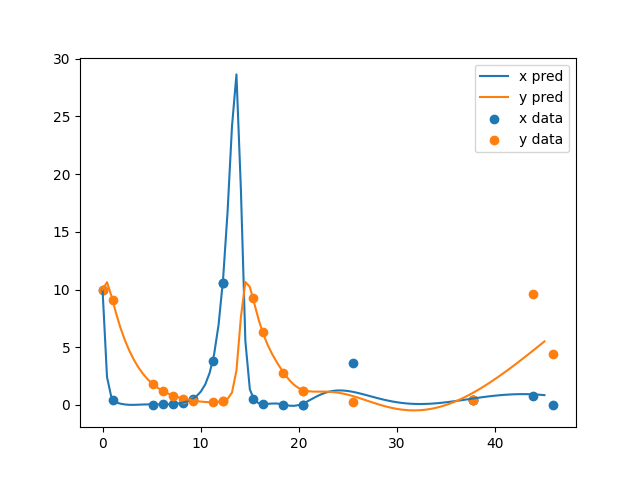

Recreate this plot in Python.
import numpy as np
from scipy.integrate import odeint
import matplotlib.pyplot as plt

import torch
from torch.autograd import grad
import torch.nn as nn
from numpy import genfromtxt
import torch.optim as optim
import matplotlib.pyplot as plt
import torch.nn.functional as F


class Neural_net(torch.nn.Module):
    def __init__(self, n_in = 1, n_out =1):
        super(Neural_net, self).__init__()

        self.tanh = torch.nn.Tanh()

        self.layer1 = torch.nn.Linear(n_in,20)
        self.layer2 = torch.nn.Linear(20,20)
        self.layer3 = torch.nn.Linear(20,20)
        self.layer_out = torch.nn.Linear(20,n_out)

    def forward(self, x):
        x = self.layer1(x)
        x = self.tanh(x)
        x = self.layer2(x)
        x = self.tanh(x)
        x = self.layer3(x)
        x = self.tanh(x)
        x = self.layer_out(x)

        return x
    
class predprey_pinn: 

    def __init__(self, epochs, data, c0):
        self.epochs = epochs
        torch.manual_seed(0)
        # Two output because I predict prey and predator (x and y)
        self.model = Neural_net(n_out=2)
        
        # These 100 points are used for the loss function related to the differential equation
        self.domain = torch.linspace(0,int(max(data[0])),100, requires_grad=True).reshape(-1,1)

        self.lbfgs_optimizer = torch.optim.LBFGS(params = self.model.parameters(), lr = 0.001, max_iter = 500)
        self.adam_optimizer = torch.optim.Adam(params = self.model.parameters(), lr = 0.0001)

        # Define the parameters of the lotka volterra model
        self.alpha = 1.1
        self.beta = 0.4
        self.delta = 0.1
        self.gamma = 0.4

        # Extract the data from the structure
        # It is organized as follows: [time, prey, predator]
        self.t_dat = torch.tensor(data[0], dtype=torch.float).reshape(-1,1)
        self.x_dat = torch.tensor(data[1],dtype=torch.float)
        self.y_dat = torch.tensor(data[2], dtype=torch.float)

        # Compute the max and min of the data to normalize them
        self.maxes = {}
        self.mins = {}
        for id,d in enumerate((self.x_dat, self.y_dat)):
            self.maxes[id] = max(d)
            self.mins[id] = min(d)
        
        # Normalize the data
        self.x_norm = self.normalize(0, self.x_dat)
        self.y_norm = self.normalize(1, self.y_dat)

        # Normalize the initial condition
        x0 = self.normalize(0,c0[0])
        y0 = self.normalize(1,c0[1])
        
        # Define the initial condition tensor
        self.c0 = torch.tensor([x0,y0], dtype = torch.float)


    def normalize(self, id, unnormed):
        """normalize the data

        Args:
            id (int): index of the data
            unnormed (tensor): data to normalize 

        Returns:
            tensor: normalized data
        """
        return (unnormed - self.mins[id])/(self.maxes[id]- self.mins[id])

    def un_normalize(self, id, normed):
        """unnormalize the data
        
        Args:
            id (int): index of the data
            normed (tensor): data to unnormalize
            
        Returns:
            tensor: unnormalized data
        """
        return normed*(self.maxes[id] -self.mins[id])+ self.mins[id]

        
    def wrap_grad(self, f,x):
        """Compute the gradient of f with respect to x

        Args:
            f (tensor): function to differentiate
            x (tensor): variable of differentiation

        Returns:
            tensor: gradient of f with respect to x
        """
        return torch.autograd.grad(f,x,
        grad_outputs=torch.ones_like(x),
        retain_graph=True,
        create_graph=True)[0]

    def de_loss(self):
        """Compute the loss related to the differential equation
        
        Returns:
            tensor: loss related to the differential equation
        
        """
        
        # Execute the inference on the domain (timeseries)
        pred = self.model(self.domain)
        x,y = (d.reshape(-1,1) for d in torch.unbind(pred, dim =1))
        
        # Differentiate the output of the model with respect to the domain
        dx = self.wrap_grad(x, self.domain)
        dy = self.wrap_grad(y, self.domain)

        # Unnormalize the data
        x = self.un_normalize(0,x)
        y = self.un_normalize(1,y)

        # Compute the loss related to the differential equations and the initial condition
        ls0 = torch.mean((dx - (self.alpha*x -self.beta*x*y)/(self.maxes[0]-self.mins[0]) )**2)
        ls1 = torch.mean((dy -(self.delta*x*y - y*self.gamma)/(self.maxes[1]-self.mins[1]))**2)
        ic = torch.mean((self.c0-pred[0])**2)
        
        return ls0 + ls1 + ic
    
    def data_loss(self):
        """Compute the loss (mean squared error) related to the data
        
        Returns:
            tensor: loss related to the data
        """
        
        x,y = torch.unbind(self.model(self.t_dat), dim = 1)
        z1 = torch.mean((x - self.x_norm)**2)
        z2 = torch.mean((y- self.y_norm)**2)
        return z1 + z2
    
    def data_loss_more_points(self, data):
        """Compute the loss (mean squared error) related to different data than the one used for the training
        
        Args:
            data (list): list of data [time, prey, predator]
        
        Returns:
            tensor: loss related to the data
        
        """
        def normalize(id, unnormed, mins, maxes):
            return (unnormed - mins[id])/(maxes[id]-mins[id])
        
        def un_normalize(id, normed, mins, maxes):
            return normed*(maxes[id] - mins[id])+ mins[id]
        
        t_dat = torch.tensor(data[0], dtype=torch.float).reshape(-1,1)
        x_dat = torch.tensor(data[1],dtype=torch.float)
        y_dat = torch.tensor(data[2], dtype=torch.float )
        
        maxes = {}
        mins = {}
        for id,d in enumerate((x_dat, y_dat)):
            maxes[id] = max(d)
            mins[id] = min(d)
        x_norm = normalize(0, x_dat, mins, maxes)
        y_norm = normalize(1, y_dat, mins, maxes) 
        
        # Infer the model
        x,y = torch.unbind(self.model(t_dat), dim = 1) 
        z1 = torch.mean((x - x_norm)**2)
        z2 = torch.mean((y- y_norm)**2)
        
        # Plot the predictions
        x = un_normalize(0,x, mins, maxes)
        y = un_normalize(1,y, mins, maxes)
        plt.plot(t_dat.detach(), x.detach(), label = 'x pred')
        plt.plot(t_dat.detach(), y.detach(), label = 'y pred')

        plt.scatter(t_dat.detach(), x_dat, label = 'x data')
        plt.scatter(t_dat.detach(), y_dat, label = 'y data' )
        plt.legend()
        plt.savefig("pred_prey/pinn_pred.png")
        plt.close()
        return z1 + z2 

    def combined_loss(self):
        return self.de_loss() + self.data_loss()
    
    
    def plot_preds(self):
        x,y = torch.unbind(self.model(self.domain), dim = 1)
        x = self.un_normalize(0,x)
        y = self.un_normalize(1,y)
        plt.plot(self.domain.detach(), x.detach(), label = 'x pred')
        plt.plot(self.domain.detach(), y.detach(), label = 'y pred')

        plt.scatter(self.t_dat.detach(), self.x_dat, label = 'x data')
        plt.scatter(self.t_dat.detach(),self.y_dat, label = 'y data' )
        plt.legend()
        plt.savefig("pred_prey/pinn.png")
        plt.close()
       


    def lbfgs_train(self):
                self.model.train()    
                for epoch in range(self.epochs):
                    def closure():
                        self.lbfgs_optimizer.zero_grad()
                        loss = self.combined_loss()
                        loss.backward()
                        return loss
                    self.lbfgs_optimizer.step(closure=closure)
                    print(f'Epoch {epoch}, loss: {self.combined_loss()}, beta_param: {self.beta}, gamma_param: {self.gamma}')
                self.plot_preds()
            
        

    def adam_train(self):
            steps = 1000
            self.model.train()
            for epoch in range(self.epochs):
                for step in range(steps):
                    def closure():
                        self.adam_optimizer.zero_grad()
                        loss = self.combined_loss()
                        loss.backward()
                        return loss
                    self.adam_optimizer.step(closure=closure)
                print(f'Epoch {epoch}, loss: {self.combined_loss()}, beta_param: {self.beta}, gamma_param: {self.gamma}')
            self.plot_preds()
      
      
if __name__ == "__main__":      
    alpha = 1.1
    beta = 0.4
    delta = 0.1
    gamma = 0.4


    def pp_ode(state, t):
        x,y = state
        dx = alpha*x -beta*x*y
        dy = delta*x*y - y*gamma
        return [dx, dy]

    t = np.linspace(0,50,50)
    t2 = np.linspace(0,100,200)
    sol = odeint(pp_ode,y0 =[10,10], t=t)
    sol2 = odeint(pp_ode, y0=[10,10], t=t2)

    inp_dat = np.array([t, sol[:,0], sol[:,1]])
    inp_dat2 = np.array([t2, sol2[:,0], sol2[:,1]]) 

    np.random.seed(1)
    ids = np.random.choice(range(inp_dat.shape[1]), size = 20)
    sample_data = inp_dat[:,ids]
    print(sample_data.shape)

    test_inst2 = predprey_pinn(epochs=10, data = sample_data, c0 =[10,10])
    # test_inst2 = predprey_pinn(epochs=10, data = inp_dat, c0 =[10,10])
    for i in range(100):
        test_inst2.adam_train()
        # Compute the mean square error with respect to the reference points
        mse = test_inst2.data_loss_more_points(data=inp_dat2)
        # mse = test_inst2.data_loss()
        print("Mean square error: ", mse)